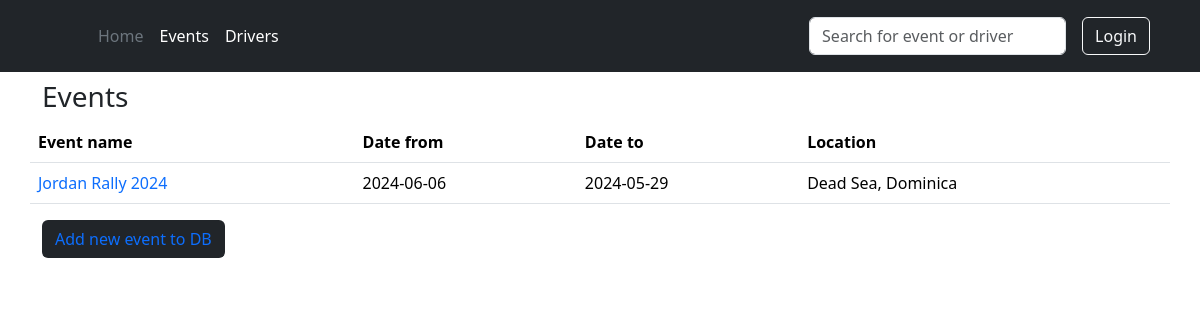
The page /all_events on the database as committed earlier.
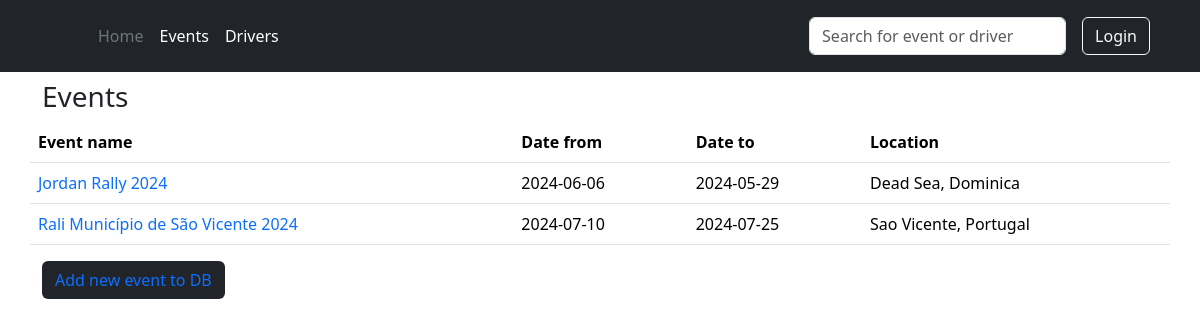
The same page on the database as committed later.
### models/event.py (models this page shows)
class EventModel(db.Model):
    __tablename__ = "events"
    id = db.Column(db.Integer, primary_key=True)
    name = db.Column(db.String(250), nullable=False)
    series = db.Column(db.String(250), nullable=True)
    series_instance = db.Column(db.Integer, nullable=True)
    date_from = db.Column(db.Date, nullable=False)
    date_to = db.Column(db.Date, nullable=False)
    country = db.Column(db.String(3), nullable=False)
    location = db.Column(db.String(250), nullable=False)
    surface = db.Column(db.String(250), nullable=False)
    distance = db.Column(db.Float, nullable=True)
    ss_num = db.Column(db.Integer, nullable=False)
    drivers = db.relationship("DriverModel", back_populates="events", secondary="event_driver_link")
    results = db.relationship("ResultModel", back_populates="event")
    @property
    def year(self):
        return self.date_from.year

### blueprints/event.py (the view)
@blp.route('/all_events')
def all_events():
    all_events_list = [item for item in EventModel.query.all()]
    return render_template('all_events.html', all_events=all_events_list)

### templates/all_events.html (shortened to what this page needs)
{% extends 'base.html' %}
{% block header %}
{% include "header.html" %}
{% endblock %}
{% block content %}
<div class="container py-2">
    <div class="row col-xxl-12">
        <h3>Events</h3>
        <table class="table">
            <thead>
            <tr>
                <th scope="col">Event name</th>
                <th scope="col">Date from</th>
                <th scope="col">Date to</th>
                <th scope="col">Location</th>
            </tr>
            </thead>
            {% for item in all_events: %}
            <tr>
                {% if item.series_instance == None %}
                <td><a href="{{ url_for('event.event', event_id=item.id) }}">{{ item.name }} {{
                    item.year }}</a></td>
                {% else %}
                <td><a href="{{ url_for('event', event_id=item.id) }}">{{ item.series_instance }}. {{ item.name }} {{
                    item.year }}</a></td>
                {% endif %}
                <td>{{ item.date_from }}</td>
                <td>{{ item.date_to }}</td>
                <td>{{ item.location }}, {{ item.country }}</td>
            </tr>
            {% endfor %}
        </table>
        <div>
            <button class="btn custom_button">
                <a href="{{ url_for('event.create_new_event') }}">Add new event to DB</a>
            </button>
        </div>
    </div>
</div>
{% endblock %}

Rows that differ between the two databases and show on the page:
added EventModel: name "Rali Município de São Vicente", year "2024", date_from "2024-07-10", date_to "2024-07-25", location "Sao Vicente", country "Portugal"
